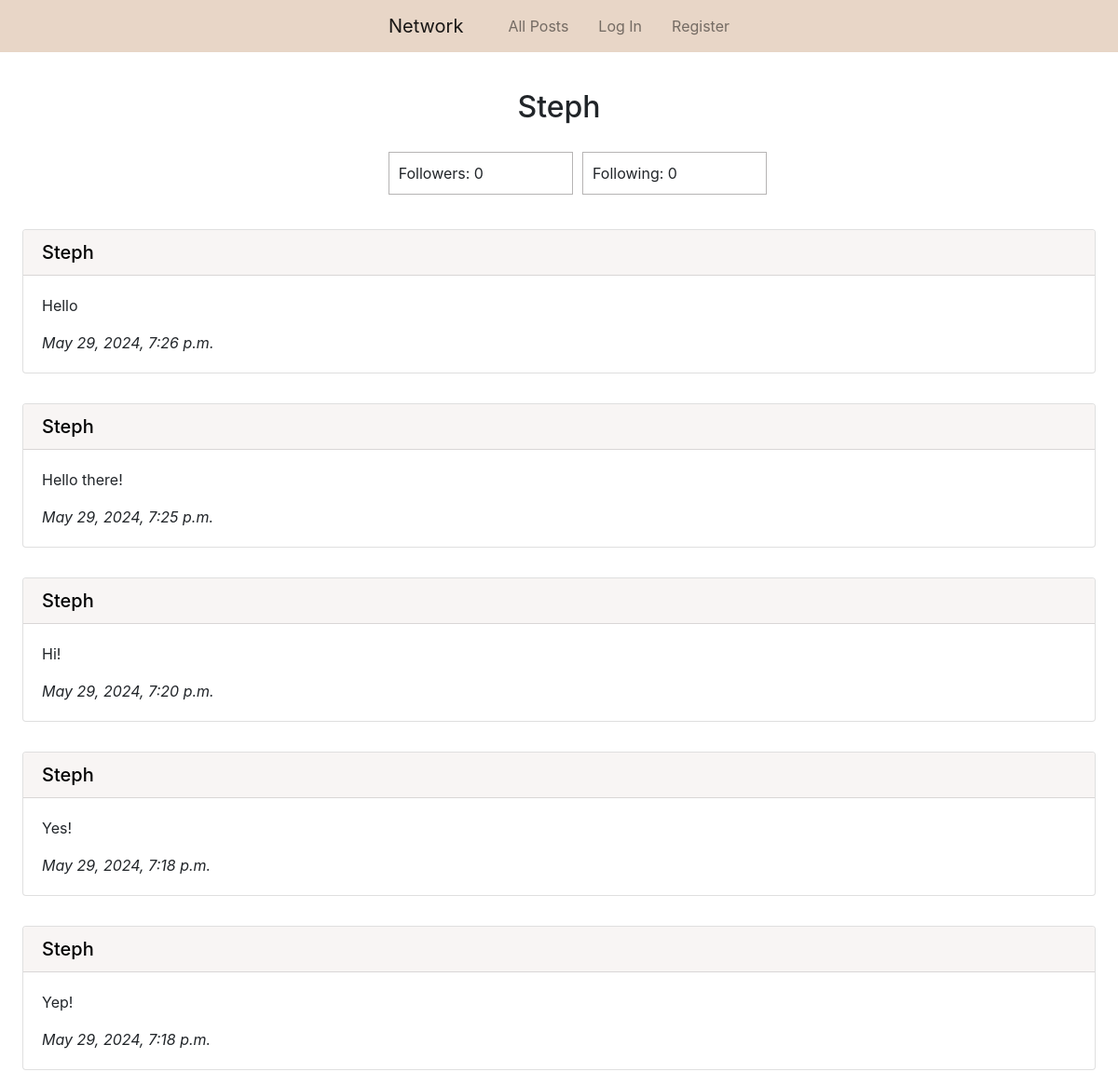
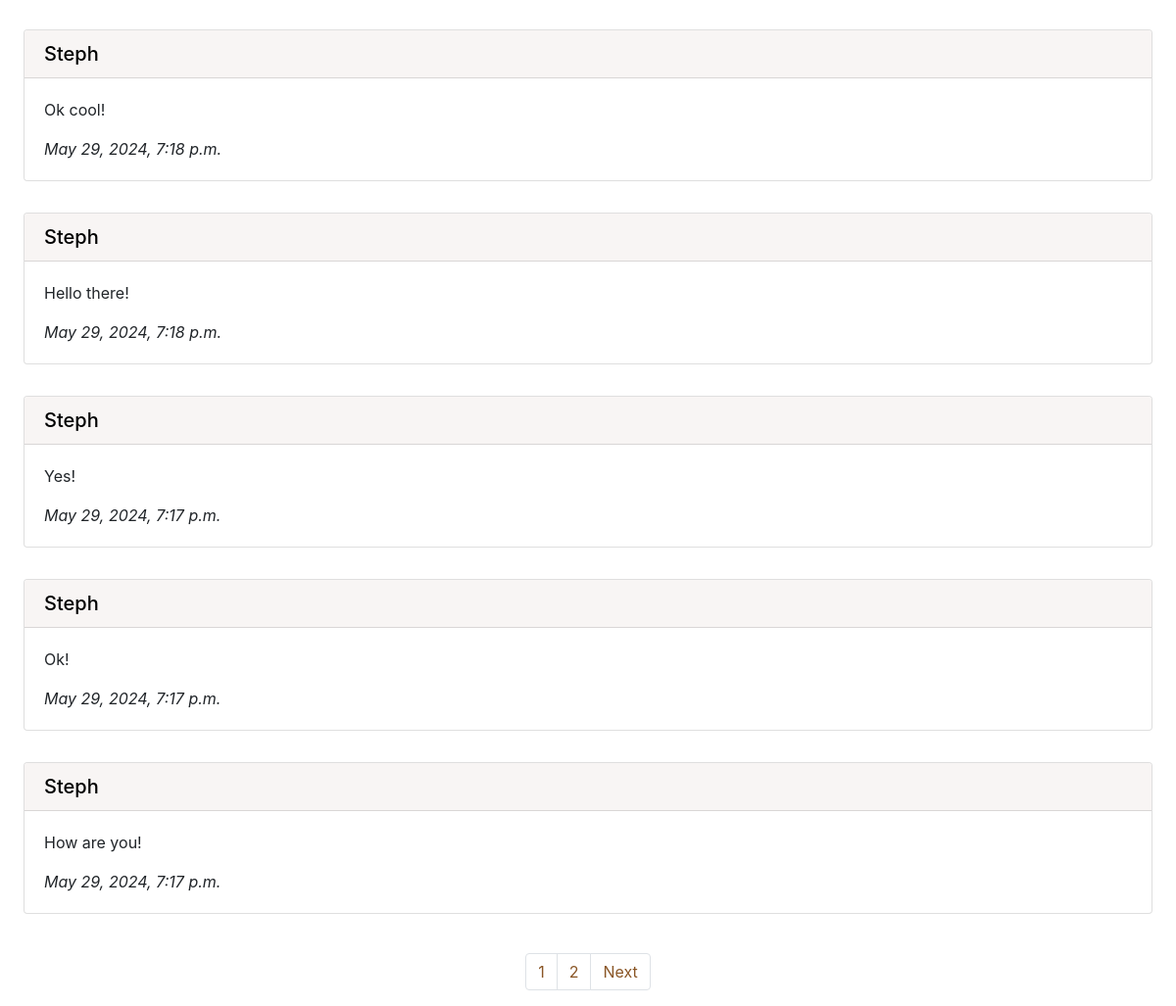
The app's page /profile/1 with its own data (2 pictures, top to bottom).
### network/models.py (models this page shows, shortened)
class User(AbstractUser):
    pass

class Post(models.Model):
    content = models.CharField(max_length=300)
    user = models.ForeignKey(User, on_delete=models.CASCADE, related_name="post_user")
    date_time = models.DateTimeField(auto_now_add=True)

### network/views.py (the view)
# urls.py: path("profile/<int:user_id>", views.profile, name="profile"),
def profile(request, user_id):
    profile_user = User.objects.get(pk=user_id)
    user_posts = Post.objects.filter(user=profile_user).order_by("id").reverse()
    paginator = Paginator(user_posts, 10)
    page_number = request.GET.get("page")
    page_posts = paginator.get_page(page_number)
    followers = Follow.objects.filter(user_following=profile_user)
    following = Follow.objects.filter(user_follower=profile_user)
    try:
        if len(followers.filter(user_follower=request.user)) != 0:
            is_following = True
        else:
            is_following = False
    except:
        is_following = False
    return render(request, "network/profile.html", {
        "page_posts": page_posts,
        "profile_user": profile_user,
        "followers": followers,
        "following": following,
        "is_following": is_following
    })

### network/templates/network/profile.html (shortened to what this page needs)
{% extends "network/layout.html" %}
{% block body %}
    <h2 class="px-5 pt-4 pb-3 mt-3 text-center">{{ profile_user.username | capfirst }}</h2>
    <ul class="row d-flex justify-content-center">
        <li class="col-2 follow-border">
            Followers: {{ followers.count }}
        </li>
        <li class="col-2 follow-border">
            Following: {{ following.count }}
        </li>
    </ul>
    {% for post in page_posts %}
        <div class="px-4 py-3">
            <div class="card">
                <h5 class="card-header bg-brown"><a class="blacklink" href="{% url 'profile' user_id=post.user.id %}">{{ post.user.username | capfirst }}</a></h5>
                <div class="card-body">
                <p class="card-text">{{ post.content }}</p>
                <p class="card-text"><i>{{ post.date_time }}</i></p>
                </div>
            </div>
        </div>
    {% endfor %}
    <br>
    <nav aria-label="Page navigation">
        <ul class="pagination d-flex justify-content-center">
            {% for i in page_posts.paginator.page_range %}
                <li class="page-item"><a class="page-link brown-text" href="?page={{ i }}">{{ i }}</a></li>
            {% endfor %}
            {% if page_posts.has_next %}
                <li class="page-item"><a class="page-link brown-text" href="?page={{ page_posts.next_page_number }}">Next</a></li>
            {% endif %}
        </ul>
      </nav>
{% endblock %}

### network/static/network/styles.css (style rules this page uses)
.blacklink { color: black !important; }
.bg-brown { background-color: #f8f5f4 !important; }
.brown-text { color: #8a5626 !important; }
.follow-border { border: solid 1px rgb(182, 180, 180); padding: 10px; margin: 5px; list-style-type: None; }

### records on screen
User: username "Steph"
Post: user.username "Steph", content "Hello", date_time "May 29, 2024, 7:26 p.m."
Post: user.username "Steph", content "Hello there!", date_time "May 29, 2024, 7:25 p.m."
Post: user.username "Steph", content "Hi!", date_time "May 29, 2024, 7:20 p.m."
Post: user.username "Steph", content "Yes!", date_time "May 29, 2024, 7:18 p.m."
Post: user.username "Steph", content "Yep!", date_time "May 29, 2024, 7:18 p.m."
Post: user.username "Steph", content "Ok cool!", date_time "May 29, 2024, 7:18 p.m."
Post: user.username "Steph", content "Hello there!", date_time "May 29, 2024, 7:18 p.m."
Post: user.username "Steph", content "Yes!", date_time "May 29, 2024, 7:17 p.m."
Post: user.username "Steph", content "Ok!", date_time "May 29, 2024, 7:17 p.m."
Post: user.username "Steph", content "How are you!", date_time "May 29, 2024, 7:17 p.m."

### other values on screen
{{ followers.count }} "0"
{{ following.count }} "0"
{{ i }} "1" "2"
